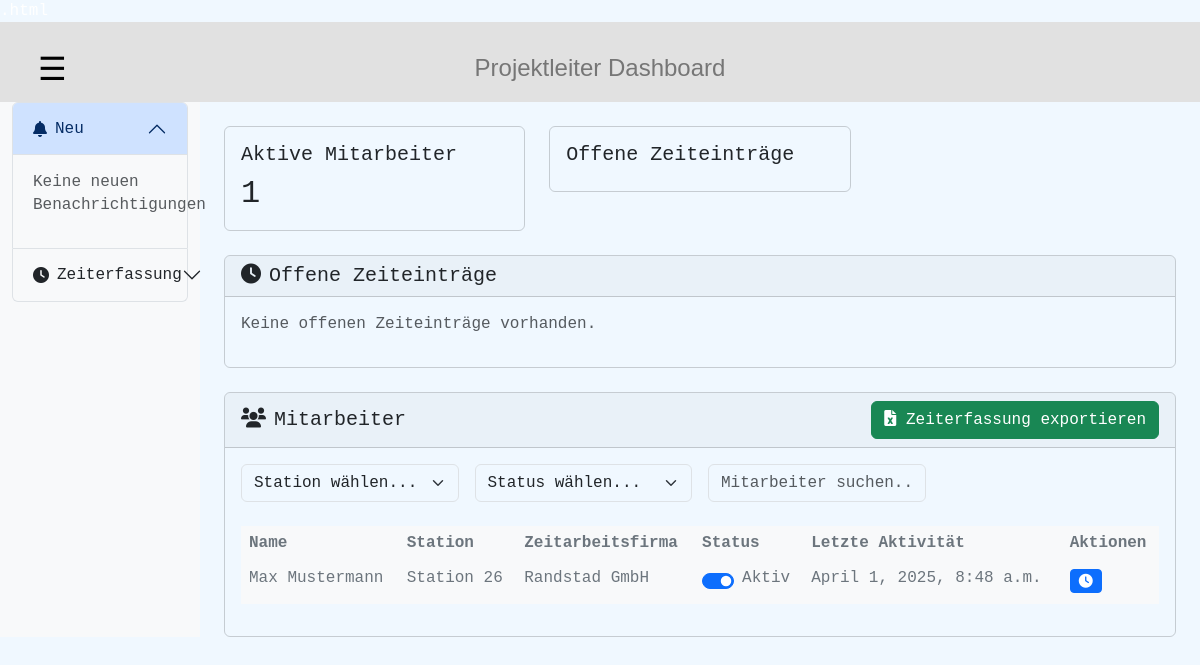
The page /project-manager/dashboard/ (signed in) on the database as committed earlier.
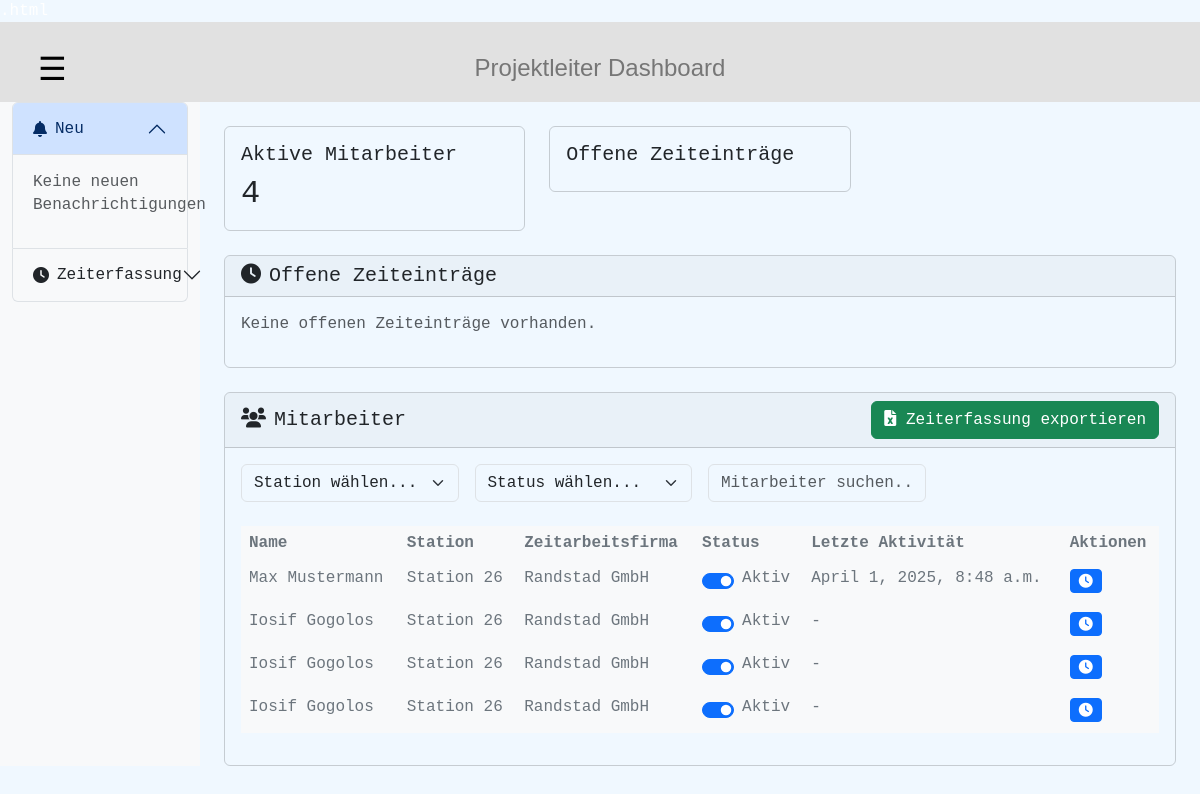
The same page on the database as committed later.
### time_tracking/models.py (models this page shows, shortened)
class CustomUser(AbstractUser):
    USER_TYPES = (
        ('ADMIN', 'Administrator'),
        ('PROJECT_MANAGER', 'Projektleiter'),
        ('TEMP_WORKER', 'Zeitarbeitskraft'),
    )
    user_type = models.CharField(max_length=20, choices=USER_TYPES)
    station = models.ForeignKey(Station, on_delete=models.SET_NULL, null=True, blank=True)
    zeitarbeitsfirma = models.ForeignKey(Zeitarbeitsfirma, on_delete=models.SET_NULL, null=True, blank=True)
    project_manager = models.ForeignKey('self', on_delete=models.SET_NULL, null=True, blank=True,
                                        limit_choices_to={'user_type': 'PROJECT_MANAGER'})

class Station(models.Model):
    name = models.CharField(max_length=255)
    location = models.CharField(max_length=255)

class Zeitarbeitsfirma(models.Model):
    name = models.CharField(max_length=255)
    address = models.CharField(max_length=255)
    contact_person = models.CharField(max_length=255)

### time_tracking/views.py (the view)
class ProjectManagerDashboard(UserPassesTestMixin, ListView):
    model = TimeEntry
    template_name = 'time_tracking/admin/project_manager_dashboard.html'
    context_object_name = 'time_entries'
    paginate_by = 10
    ordering = ['-timestamp']
    def test_func(self):
        return is_project_manager(self.request.user)
    def get_queryset(self):
        return TimeEntry.objects.filter(
            user__project_manager=self.request.user
        ).select_related('user')
    def get_context_data(self, **kwargs):
        context = super().get_context_data(**kwargs)
        context['workers'] = CustomUser.objects.filter(
            project_manager=self.request.user,
            user_type='TEMP_WORKER'
        )
        context['active_workers_count'] = context['workers'].filter(is_active=True).count()
        context['pending_entries'] = TimeEntry.objects.filter(
            user__project_manager=self.request.user,
            approval_status='PENDING'  # Changed from status to approval_status
        ).select_related('user').order_by('-timestamp')
        context['notifications'] = Notification.objects.filter(
            user=self.request.user,
            read=False
        ).order_by('-created_at')
        return context

### time_tracking/views.py (called while the page is built)
def is_project_manager(user):
    return user.user_type == 'PROJECT_MANAGER'

### time_tracking/templates/time_tracking/admin/project_manager_dashboard.html (shortened to what the changed rows need)
{% extends "time_tracking/base/project_manager_base.html" %}
{% load static %}
{% block content %}
<div class="container-fluid" style="background-color: aliceblue;">
    <div class="row">
        <div class="col-md-3 col-lg-2 d-md-block bg-light sidebar">
            <div class="accordion" id="pmAccordion">
                <div class="accordion-item">
                    <h2 class="accordion-header">
                        <button class="accordion-button" type="button" data-bs-toggle="collapse" data-bs-target="#notificationsCollapse">
                            <i class="fas fa-bell me-2"></i>Neu
                        </button>
                    </h2>
                </div>
                <div class="accordion-item">
                    <h2 class="accordion-header">
                        <button class="accordion-button collapsed" type="button" data-bs-toggle="collapse" data-bs-target="#timetrackingCollapse">
                            <i class="fas fa-clock me-2"></i>Zeiterfassung
                        </button>
                    </h2>
                </div>
            </div>
        </div>
        <div class="col-md-9 col-lg-10 ms-sm-auto px-md-4">
            <div class="row mt-4">
                <div class="col-md-4">
                    <div class="card">
                        <div class="card-body">
                            <h5 class="card-title">Aktive Mitarbeiter</h5>
                            <p class="card-text h2" id="activeWorkersCount">{{ active_workers_count }}</p>
                        </div>
                    </div>
                </div>
            </div>
                            {% regroup pending_entries by user as user_entries %}
            <div class="row mt-4" id="workers">
                <div class="col-12">
                    <div class="card">
                        <div class="card-body">
                            <div class="table-responsive">
                                <table class="table table-hover">
                                    <thead>
                                        <tr>
                                            <th>Name</th>
                                            <th>Station</th>
                                            <th>Zeitarbeitsfirma</th>
                                            <th>Status</th>
                                            <th>Letzte Aktivität</th>
                                            <th>Aktionen</th>
                                        </tr>
                                    </thead>
                                    <tbody>
                                        {% for worker in workers %}
                                        <tr class="worker-row" data-worker-id="{{ worker.id }}">
                                            <td>{{ worker.get_full_name }}</td>
                                            <td>{{ worker.station.name }}</td>
                                            <td>{{ worker.zeitarbeitsfirma.name }}</td>
                                            <td>
                                                <div class="form-check form-switch">
                                                    <input class="form-check-input worker-status"
                                                           type="checkbox"
                                                           data-worker-id="{{ worker.id }}"
                                                           {% if worker.is_active %}checked{% endif %}>
                                                    <label class="form-check-label">
                                                        {% if worker.is_active %}Aktiv{% else %}Inaktiv{% endif %}
                                                    </label>
                                                </div>
                                            </td>
                                            <td>{{ worker.last_login|default:"-" }}</td>
                                            <td>
                                                <button class="btn btn-sm btn-primary view-times"
                                                        data-worker-id="{{ worker.id }}">
                                                    <i class="fas fa-clock"></i>
                                                </button>
                                            </td>
                                        </tr>
                                        {% endfor %}
                                    </tbody>
                                </table>
                            </div>
                        </div>
                    </div>
                </div>
            </div>
        </div>
    </div>
</div>
{% endblock %}

Rows that differ between the two databases and show on the page:
added CustomUser: get_full_name "Iosif Gogolos", station.name "Station 26", zeitarbeitsfirma.name "Randstad GmbH", is_active "☑", shows "Aktiv", last_login "-"
added CustomUser: get_full_name "Iosif Gogolos", station.name "Station 26", zeitarbeitsfirma.name "Randstad GmbH", is_active "☑", shows "Aktiv", last_login "-"
added CustomUser: get_full_name "Iosif Gogolos", station.name "Station 26", zeitarbeitsfirma.name "Randstad GmbH", is_active "☑", shows "Aktiv", last_login "-"
Other text that changed with them:
{{ active_workers_count }}: "1" → "4"
